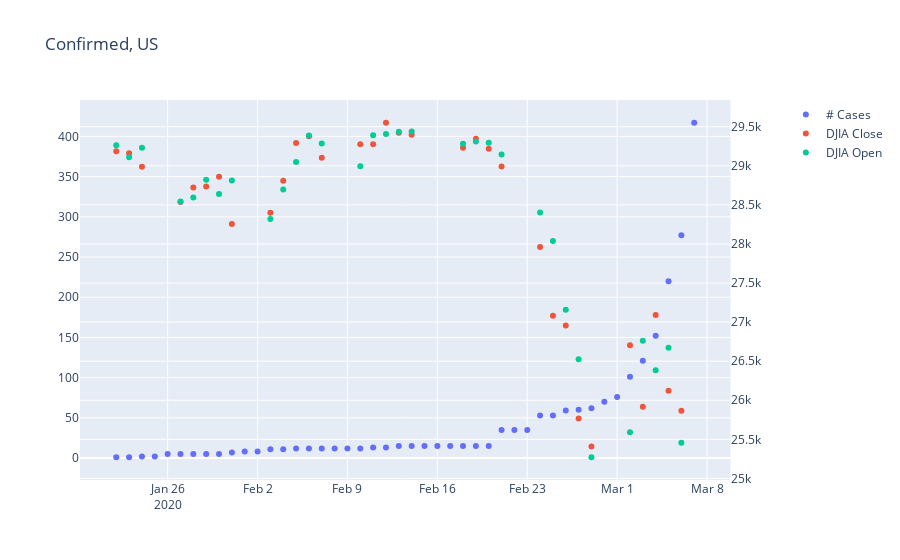

Notebook source saved alongside this figure:
### Code cell
loc = 'US'
case_type = 'Confirmed'

plot_df = tidy_df[(tidy_df['US']==loc)&(tidy_df['Type']==case_type)]


fig = make_subplots(specs=[[{"secondary_y": True}]])
fig.add_trace(
    go.Scatter(x=plot_df['Date'], y=plot_df['Count'], mode='markers', name='# Cases'),
    secondary_y=False,
)
fig.add_trace(
    go.Scatter(x=plot_df['Date'], y=plot_df['Close'], mode='markers', name='DJIA Close'),
    secondary_y=True,
)
fig.add_trace(
    go.Scatter(x=plot_df['Date'], y=plot_df['Open'], mode='markers', name='DJIA Open'),
    secondary_y=True,
)

fig.update_layout(
    title="{}, {}".format(case_type, loc)
)
